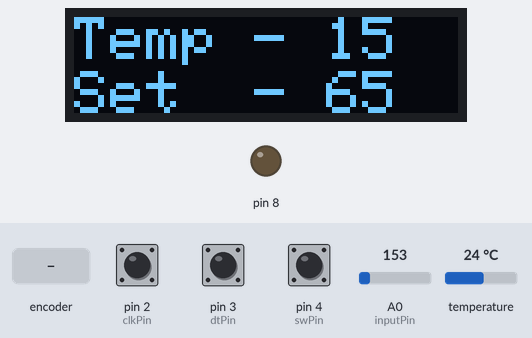
Simulated run of this sketch. Board: Arduino Uno, built with avr-gcc and run on an emulated ATmega328P. Shown: 128×32 one-colour display, output pins drawn as LEDs (lit = HIGH). The inputs (shaded band) are chosen by the test bench; at power-on: temperature 24 °C, pin 2 (clkPin) HIGH, pin 3 (dtPin) HIGH, pin 4 (swPin) HIGH, A0 (inputPin) = 153. What the sketch prints to the serial monitor is not drawn.

Above: at 2.3 s.
2.4 s: temperature set to 12 °C
At 3.4 s:
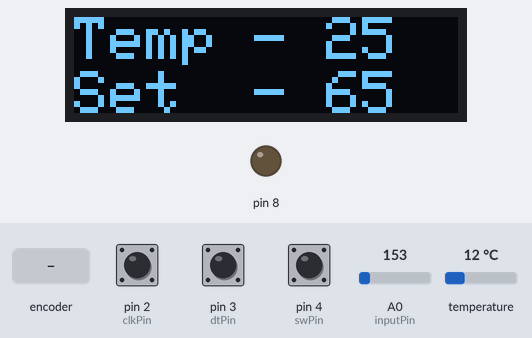
6.6 s: rotary encoder on pin 2 (clkPin) / pin 3 (dtPin) turned 3 steps (first pin leading)
At 8.5 s:
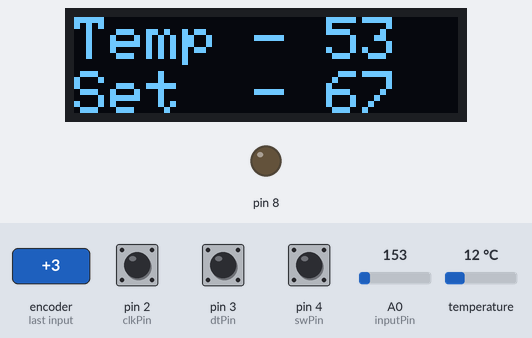
9.2 s: temperature set to 28 °C
At 12.1 s:
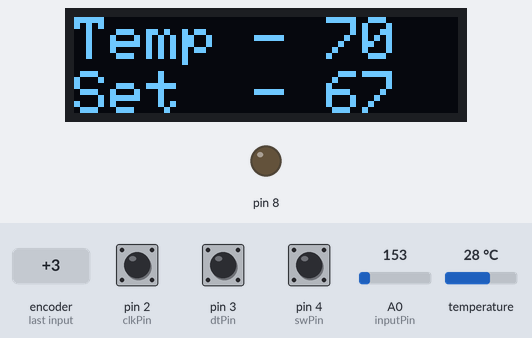
12.2 s: temperature set to 19 °C
At 17.9 s:
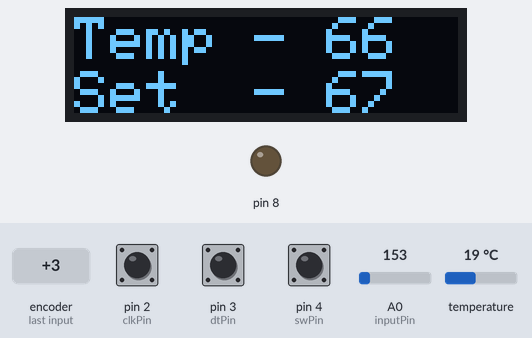
Timing chart, 0 to 18.2 s (numbered marks = the images above; inputs shaded):
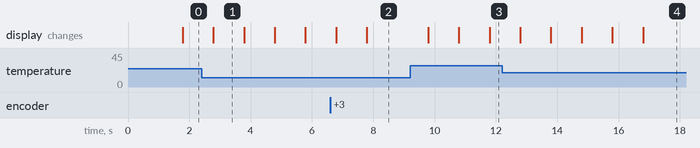

The sketch:

watercooler.ino
```cpp
#include <OneWire.h>
#include <DallasTemperature.h>
#include <SPI.h>
#include <Wire.h>
#include <Adafruit_GFX.h>
#include <Adafruit_SSD1306.h>

#define oneSec    1000
#define tenSec    10000
#define thirtySec 30000
#define oneMin    60000
#define ONE_WIRE_BUS 12
#define MAXTEMP 200
#define SCREEN_WIDTH 128 // OLED display width, in pixels
#define SCREEN_HEIGHT 32 // OLED display height, in pixels
// Declaration for an SSD1306 display connected to I2C (SDA, SCL pins)
#define OLED_RESET     4 // Reset pin # (or -1 if sharing Arduino reset pin)

unsigned long startTime;
unsigned long compTempTime;

bool wasRunning = false;
bool Cooling = false;
bool ProtectionMode = false;
bool safeStart;

const int numReadings = 5;
int readings[numReadings];                // the readings from the analog input
int readIndex = 0;                        // the index of the current reading
int total = 0;                            // the running total

const int numReadings2 = 5;
int readings2[numReadings2];                // the readings from the analog input
int readIndex2 = 0;                        // the index of the current reading
int total2 = 0;                            // the running total

const int clkPin = 2; //the clk attach to pin 2
const int dtPin = 3; //the dt pin attach to pin 3
const int swPin = 4;//the sw pin attach to pin 4

int inputPin = 0;                         // Tmp36 data pin
int compTemp;
int setTemp = 65;
int waterTemp;
int waterHysteresisUp = 2;
int waterHysteresisDwn = 2;
int onTime = 0;
int waitTime = 0;
int downTime = 0;
int safeTime = 300;
int encoderVal = 0;
OneWire oneWire(ONE_WIRE_BUS);
DallasTemperature sensors(&oneWire);
Adafruit_SSD1306 display(SCREEN_WIDTH, SCREEN_HEIGHT, &Wire, OLED_RESET);

void setup()
{
	//set clkPin,dePin,swPin as INPUT
	pinMode(clkPin, INPUT);
	pinMode(dtPin, INPUT);
	pinMode(swPin, INPUT);
	digitalWrite(swPin, HIGH);
	pinMode(8, OUTPUT);
	startTime = millis();
	sensors.begin();
	wasRunning = false;
	safeStart = true;
	Serial.begin(115200);
	encoderVal = setTemp;

	// SSD1306_SWITCHCAPVCC = generate display voltage from 3.3V internally
	if (!display.begin(SSD1306_SWITCHCAPVCC, 0x3C)) { // Address 0x3C for 128x32
		Serial.println(F("SSD1306 allocation failed"));
		for (;;); // Don't proceed, loop forever
	}
}

void loop() {
	int change = getEncoderTurn();//
	encoderVal = encoderVal + change;
	if (digitalRead(swPin) == LOW)//if button pull down
	{
		setTemp = encoderVal;
	}
	setTemp = encoderVal;

	//Serial.println(encoderVal);
	if (millis() - startTime > oneSec) {
		startTime = millis();
		CompressorTemp();
		GetWaterTemp();
		//Delay initial start to ensure compressor has had time to decompress.
		//otherwise the compressor will have a hard time starting.

		if (waterTemp <= (setTemp - waterHysteresisDwn)) {
			Cooling = false;
		}
		else if (waterTemp >= (setTemp + waterHysteresisUp)) {
			if (Cooling == false) {
				safeStart = true;
			}
			Cooling = true;
		}
		if (safeStart) {
			if ((waitTime + downTime) >= safeTime) {
				safeStart = false;
				if (Cooling) {
					digitalWrite(8, HIGH);
				}
			}
			else {
				waitTime++;
				if (Cooling) {
					Serial.println("                  Wait time " + (String)(waitTime));
				}
			}
		}
		else {
			if (ProtectionMode) {  // Compressor has overheated and needs time to cool down
				Serial.println("Protection Mode");
				if (compTemp <= 100) {  // Wait for compressor to get down to 120 degrees.
					Cooling = true;
					ProtectionMode = false;
					Serial.println("Overheat Protection Off");
				}
			}
			else {
				if (Cooling) {  // Start cooling
					if (compTemp >= MAXTEMP) { // If max temp is reached go into protection mode.
						ProtectionMode = true;
						safeStart = true;
						StopCompressor();
						onTime = 0;
						Serial.println("Overheat Protection Temp over 200F");
					}
					else {
						if (onTime <= 1800) {  // Turn on compressor for 30 min.
							digitalWrite(8, HIGH);
							onTime++;
							waitTime = 0;
							downTime = 0;
							Serial.println("Running " + (String)(onTime));
						}
						else if ((onTime >= 1800) && (onTime <= 2100)) {  // Shut off compressor for 5 min.
							digitalWrite(8, LOW);
							onTime++;
							Serial.println("Cool down " + (String)(onTime));
						}
						else if (onTime > 2100) {
							onTime = 0;
						}
					}
				}
				else
				{
					onTime = 0;
					Serial.println("                  Down Time  " + (String)(downTime));
					digitalWrite(8, LOW);
					if (downTime < 301) {
						downTime++;
					}
				}
			}
		}
		display.clearDisplay();
		display.setTextSize(2);             // Normal 1:1 pixel scale
		display.setTextColor(WHITE);        // Draw white text
		display.setCursor(0, 0);             // Start at top-left corner
		display.print(F("Temp - "));
		display.println(waterTemp);
		display.setCursor(0, 18);             // Start at top-left corner
		display.print(F("Set  - "));
		display.println(setTemp);
		display.display();
	}


}

void StopCompressor() {
	Cooling = false;
	onTime = 0;
	digitalWrite(8, LOW);
}

void CompressorTemp() {
	total = total - readings[readIndex];
	readings[readIndex] = analogRead(inputPin);
	total = total + readings[readIndex];
	readIndex = readIndex + 1;
	if (readIndex >= numReadings) {
		readIndex = 0;
	}
	float average = 0;
	average = total / numReadings;
	float voltage = average * 5.00;
	voltage /= 1024.0;
	float temperatureC = (voltage - 0.5) * 100;  //converting from 10 mv per degree wit 500 mV offset
	float temperatureF = (temperatureC * 9.0 / 5.0) + 32.0;
	compTemp = (int)temperatureF + 5;
}

void GetWaterTemp() {
	total2 = total2 - readings2[readIndex2];
	sensors.requestTemperatures(); // Send the command to get temperatures
	int wTemp = (int)(sensors.getTempCByIndex(0));
	int wTemp2 = ((wTemp * 9.0 / 5.0) + 32.0);
	readings2[readIndex2] = wTemp2;
	total2 = total2 + readings2[readIndex2];
	readIndex2 = readIndex2 + 1;
	if (readIndex2 >= numReadings2) {
		readIndex2 = 0;
	}
	float average2 = total2 / numReadings2;
	waterTemp = int(average2);
	Serial.println("Set Temp -- " + (String)(setTemp)+" Temp -- " + (String)(waterTemp)+" --  Compressor Temp " + (String)(compTemp));
}

int getEncoderTurn(void)
{
	static int oldA = HIGH; //set the oldA as HIGH
	static int oldB = HIGH; //set the oldB as HIGH
	int result = 0;
	int newA = digitalRead(clkPin);//read the value of clkPin to newA
	int newB = digitalRead(dtPin);//read the value of dtPin to newB
	if (newA != oldA || newB != oldB) //if the value of clkPin or the dtPin has changed
	{
		// something has changed
		if (oldA == HIGH && newA == LOW)
		{
			result = (oldB * 2 - 1);
		}
	}
	oldA = newA;
	oldB = newB;
	return result;
}
```

Measured:
- after the input at 6.6 s, the display: first differs from a run without the input after 1.2 s (image 2)
- after the input at 9.2 s, the display: first changes after 0.59 s (image 3 shows a later state)
- what the display in image 1 shows lasts 1.0 s, from 2.8 s to 3.8 s
